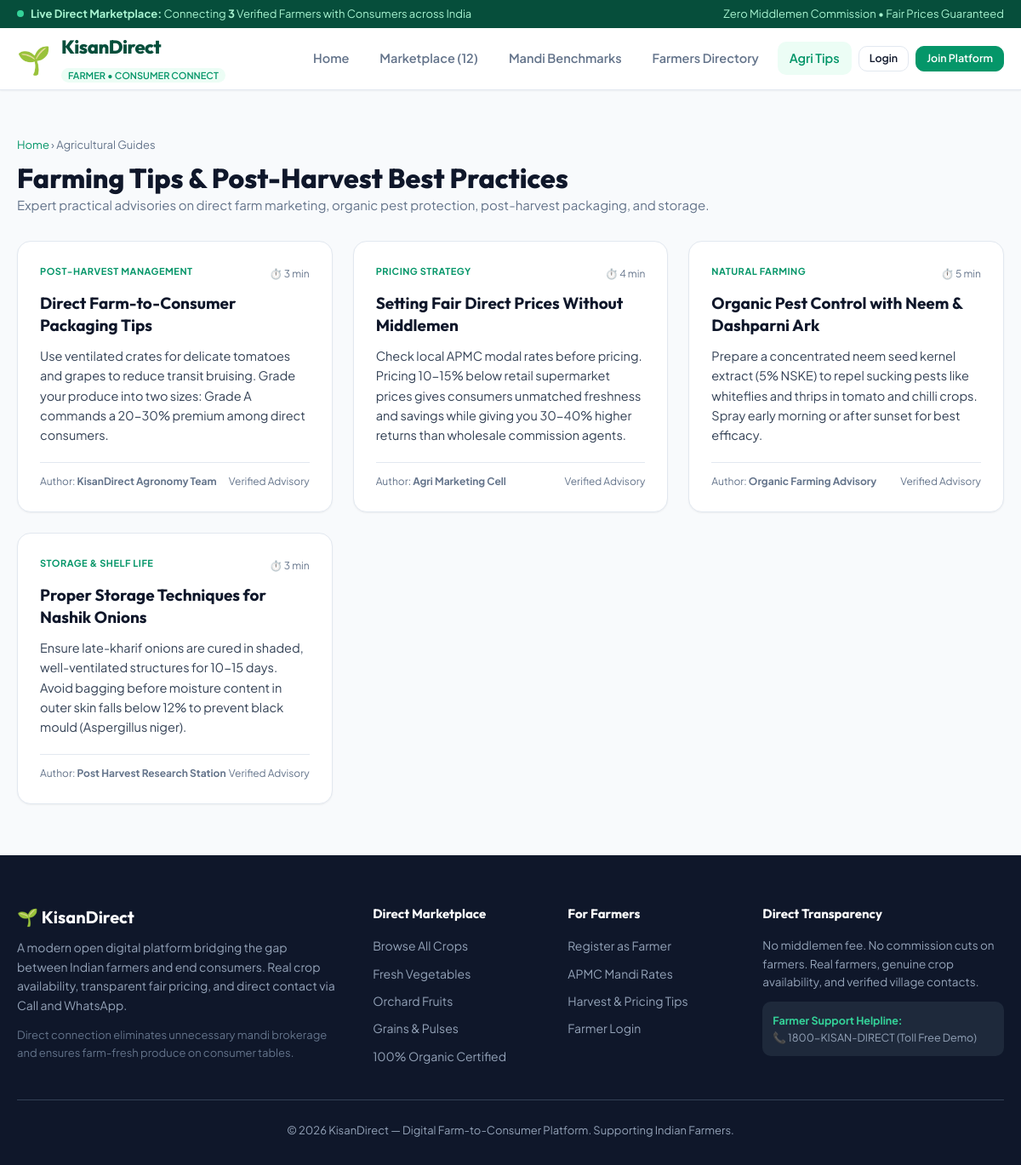
Page /tips on the committed database.
### tables this page shows
CREATE TABLE farming_tips (
            id INTEGER PRIMARY KEY AUTOINCREMENT,
            title TEXT NOT NULL,
            category TEXT NOT NULL,
            read_time TEXT DEFAULT '3 min',
            content TEXT NOT NULL,
            author TEXT NOT NULL,
            created_at TIMESTAMP DEFAULT CURRENT_TIMESTAMP
        );

### app.py (the view)
@app.route('/tips')
def farming_tips():
    conn = get_db()
    c = conn.cursor()
    c.execute("SELECT * FROM farming_tips ORDER BY id ASC")
    tips = c.fetchall()
    conn.close()
    return render_template('tips.html', tips=tips)

### app.py (called while the page is built)
@app.context_processor
def inject_global_data():
    conn = get_db()
    c = conn.cursor()
    c.execute("SELECT COUNT(*) FROM crops WHERE available_qty > 0")
    total_active_crops = c.fetchone()[0]
    c.execute("SELECT COUNT(*) FROM users WHERE role = 'farmer'")
    total_farmers = c.fetchone()[0]
    conn.close()
    return {
        'total_active_crops': total_active_crops,
        'total_farmers': total_farmers,
        'now': datetime.now()
    }

### database.py (called while the page is built)
def get_db():
    conn = sqlite3.connect(DATABASE)
    conn.row_factory = sqlite3.Row
    conn.execute("PRAGMA foreign_keys = ON")
    return conn

### templates/tips.html (shortened to what this page needs)
{% extends "base.html" %}
{% block content %}
<div class="container" style="padding-top: 30px; padding-bottom: 60px;">
    <div style="margin-bottom: 30px;">
        <span style="font-size: 13px; color: var(--text-muted);"><a href="{{ url_for('home') }}">Home</a> &rsaquo; Agricultural Guides</span>
        <h1 style="font-size: 32px; font-weight: 800; color: var(--text-main); margin-top: 8px;">Farming Tips &amp; Post-Harvest Best Practices</h1>
        <p style="color: var(--text-muted); font-size: 15px;">
            Expert practical advisories on direct farm marketing, organic pest protection, post-harvest packaging, and storage.
        </p>
    </div>
    <div style="display: grid; grid-template-columns: repeat(auto-fill, minmax(360px, 1fr)); gap: 24px;">
        {% for tip in tips %}
        <div style="background-color: var(--bg-surface); border: 1px solid var(--border); border-radius: var(--radius-lg); padding: 26px; box-shadow: var(--shadow-sm); display: flex; flex-direction: column;">
            <div style="display: flex; justify-content: space-between; align-items: center; margin-bottom: 12px;">
                <span class="crop-category-tag">{{ tip.category }}</span>
                <span style="font-size: 12px; color: var(--text-muted);">⏱️ {{ tip.read_time }}</span>
            </div>
            <h3 style="font-size: 19px; margin-bottom: 12px; line-height: 1.35; color: var(--text-main);">
                {{ tip.title }}
            </h3>
            <p style="color: #334155; font-size: 14.5px; line-height: 1.6; margin-bottom: 20px; flex: 1;">
                {{ tip.content }}
            </p>
            <div style="border-top: 1px solid var(--border); padding-top: 12px; font-size: 12px; color: var(--text-muted); display: flex; justify-content: space-between;">
                <span>Author: <strong>{{ tip.author }}</strong></span>
                <span>Verified Advisory</span>
            </div>
        </div>
        {% endfor %}
    </div>
</div>
{% endblock %}

### static/css/style.css (style rules this page uses)
:root { --primary: #059669; --primary-hover: #047857; --primary-dark: #064e3b; --primary-light: #ecfdf5; --primary-border: #a7f3d0; --accent: #d97706; --accent-light: #fef3c7; --accent-border: #fde68a; --success: #16a34a; --warning: #eab308; --danger: #dc2626; --danger-light: #fee2e2; --info: #0284c7; --info-light: #e0f2fe; --bg-page: #f8fafc; --bg-surface: #ffffff; --bg-subtle: #f1f5f9; --text-main: #0f172a; --text-muted: #64748b; --text-subtle: #94a3b8; --text-inverse: #ffffff; --border: #e2e8f0; --border-focus: #10b981; --radius-sm: 6px; --radius-md: 10px; --radius-lg: 16px; --radius-full: 9999px; --shadow-sm: 0 1px 2px 0 rgba(0, 0, 0, 0.05); --shadow-md: 0 4px 6px -1px rgba(0, 0, 0, 0.07), 0 2px 4px -2px rgba(0, 0, 0, 0.05); --shadow-lg: 0 10px 15px -3px rgba(0, 0, 0, 0.08), 0 4px 6px -4px rgba(0, 0, 0, 0.04); --shadow-hover: 0 14px 25px -4px rgba(16, 185, 129, 0.15), 0 8px 10px -6px rgba(0, 0, 0, 0.04); --font-body: 'Plus Jakarta Sans', system-ui, -apple-system, sans-serif; --font-heading: 'Outfit', 'Plus Jakarta Sans', sans-serif; --transition: all 0.2s cubic-bezier(0.16, 1, 0.3, 1); }
* { margin: 0; padding: 0; box-sizing: border-box; }
body { font-family: var(--font-body); background-color: var(--bg-page); color: var(--text-main); line-height: 1.6; min-height: 100vh; display: flex; flex-direction: column; }
h1, h2, h3, h4, h5, h6 { font-family: var(--font-heading); color: var(--text-main); font-weight: 700; line-height: 1.25; }
a { color: var(--primary); text-decoration: none; transition: var(--transition); }
.container { max-width: 1200px; margin: 0 auto; padding: 0 20px; width: 100%; }
.crop-category-tag { font-size: 11px; font-weight: 700; color: var(--primary); text-transform: uppercase; letter-spacing: 0.5px; margin-bottom: 4px; }

### rows in the picture
farming_tips: category "POST-HARVEST MANAGEMENT", read_time "3 min", title "Direct Farm-to-Consumer Packaging Tips", content "Use ventilated crates for delicate tomatoes and grapes to reduce transit bruising. Grade your produce into two sizes: Grade A commands a 20-30% premium among direct consumers.", author "KisanDirect Agronomy Team"
farming_tips: category "PRICING STRATEGY", read_time "4 min", title "Setting Fair Direct Prices Without Middlemen", content "Check local APMC modal rates before pricing. Pricing 10-15% below retail supermarket prices gives consumers unmatched freshness and savings while giving you 30-40% higher returns than wholesale commission agents.", author "Agri Marketing Cell"
farming_tips: category "NATURAL FARMING", read_time "5 min", title "Organic Pest Control with Neem & Dashparni Ark", content "Prepare a concentrated neem seed kernel extract (5% NSKE) to repel sucking pests like whiteflies and thrips in tomato and chilli crops. Spray early morning or after sunset for best efficacy.", author "Organic Farming Advisory"
farming_tips: category "STORAGE & SHELF LIFE", read_time "3 min", title "Proper Storage Techniques for Nashik Onions", content "Ensure late-kharif onions are cured in shaded, well-ventilated structures for 10-15 days. Avoid bagging before moisture content in outer skin falls below 12% to prevent black mould (Aspergillus niger).", author "Post Harvest Research Station"

### other values in the picture
{{ total_farmers }} "3"
{{ total_active_crops }} "12"
